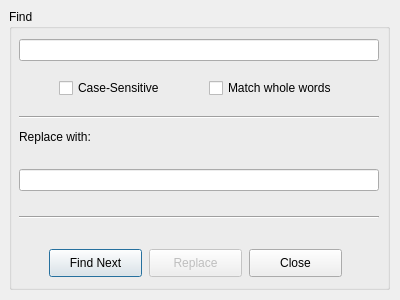
<?xml version="1.0" encoding="UTF-8"?>
<ui version="4.0">
 <class>Replace</class>
 <widget class="QDialog" name="Replace">
  <property name="geometry">
   <rect>
    <x>0</x>
    <y>0</y>
    <width>400</width>
    <height>300</height>
   </rect>
  </property>
  <property name="windowTitle">
   <string>Dialog</string>
  </property>
  <widget class="QGroupBox" name="groupBox">
   <property name="geometry">
    <rect>
     <x>9</x>
     <y>9</y>
     <width>381</width>
     <height>281</height>
    </rect>
   </property>
   <property name="title">
    <string>Find</string>
   </property>
   <widget class="QLineEdit" name="findEdit">
    <property name="geometry">
     <rect>
      <x>10</x>
      <y>30</y>
      <width>360</width>
      <height>22</height>
     </rect>
    </property>
   </widget>
   <widget class="QCheckBox" name="caseSensitivity">
    <property name="geometry">
     <rect>
      <x>50</x>
      <y>69</y>
      <width>111</width>
      <height>20</height>
     </rect>
    </property>
    <property name="text">
     <string>Case-Sensitive</string>
    </property>
   </widget>
   <widget class="Line" name="line">
    <property name="geometry">
     <rect>
      <x>10</x>
      <y>200</y>
      <width>360</width>
      <height>16</height>
     </rect>
    </property>
    <property name="orientation">
     <enum>Qt::Horizontal</enum>
    </property>
   </widget>
   <widget class="QPushButton" name="fNext">
    <property name="geometry">
     <rect>
      <x>40</x>
      <y>240</y>
      <width>93</width>
      <height>28</height>
     </rect>
    </property>
    <property name="text">
     <string>Find Next</string>
    </property>
   </widget>
   <widget class="QCheckBox" name="matchWholeWords">
    <property name="geometry">
     <rect>
      <x>200</x>
      <y>69</y>
      <width>141</width>
      <height>20</height>
     </rect>
    </property>
    <property name="text">
     <string>Match whole words</string>
    </property>
   </widget>
   <widget class="QPushButton" name="close">
    <property name="geometry">
     <rect>
      <x>240</x>
      <y>240</y>
      <width>93</width>
      <height>28</height>
     </rect>
    </property>
    <property name="text">
     <string>Close</string>
    </property>
   </widget>
   <widget class="Line" name="line_2">
    <property name="geometry">
     <rect>
      <x>10</x>
      <y>100</y>
      <width>360</width>
      <height>16</height>
     </rect>
    </property>
    <property name="orientation">
     <enum>Qt::Horizontal</enum>
    </property>
   </widget>
   <widget class="QLineEdit" name="replaceEdit">
    <property name="geometry">
     <rect>
      <x>10</x>
      <y>160</y>
      <width>360</width>
      <height>22</height>
     </rect>
    </property>
   </widget>
   <widget class="QLabel" name="label">
    <property name="geometry">
     <rect>
      <x>10</x>
      <y>120</y>
      <width>81</width>
      <height>16</height>
     </rect>
    </property>
    <property name="text">
     <string>Replace with:</string>
    </property>
   </widget>
   <widget class="QPushButton" name="replace">
    <property name="enabled">
     <bool>false</bool>
    </property>
    <property name="geometry">
     <rect>
      <x>140</x>
      <y>240</y>
      <width>93</width>
      <height>28</height>
     </rect>
    </property>
    <property name="text">
     <string>Replace</string>
    </property>
   </widget>
  </widget>
 </widget>
 <resources/>
 <connections/>
</ui>
